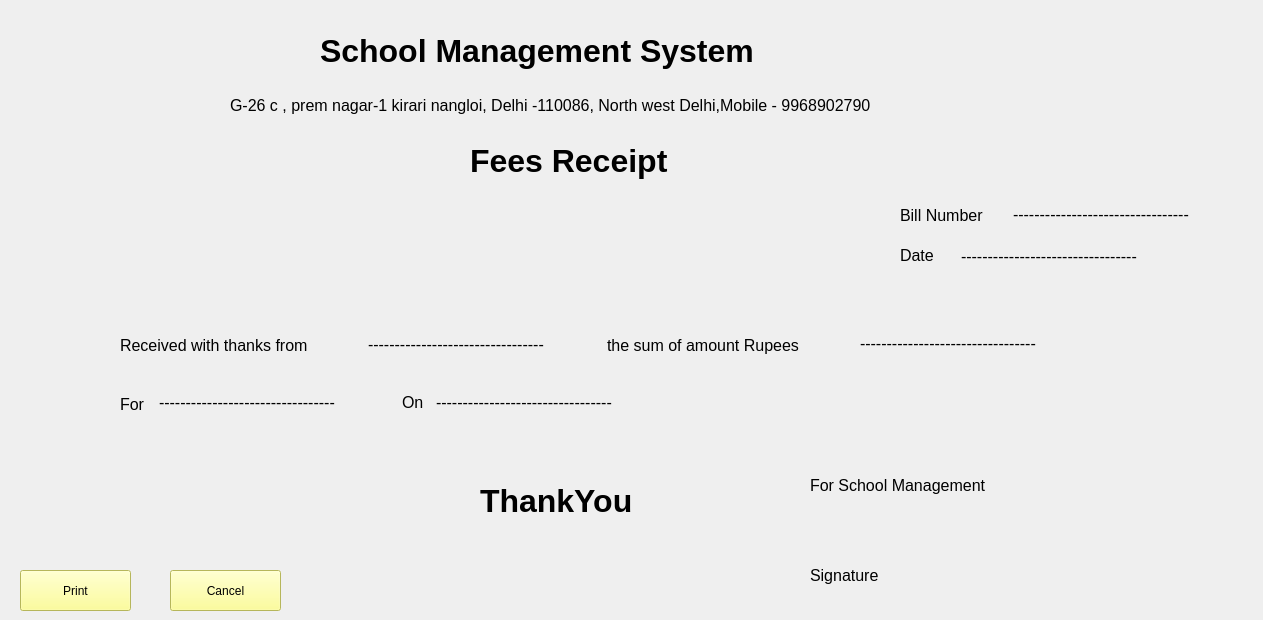
    <widget class="QWidget" name="tab_6">
     <attribute name="title">
      <string>Print Receipt</string>
     </attribute>
     <widget class="QLabel" name="label_77">
      <property name="geometry">
       <rect>
        <x>320</x>
        <y>10</y>
        <width>651</width>
        <height>81</height>
       </rect>
      </property>
      <property name="font">
       <font>
        <pointsize>24</pointsize>
        <weight>75</weight>
        <bold>true</bold>
       </font>
      </property>
      <property name="text">
       <string>School Management System</string>
      </property>
     </widget>
     <widget class="QLabel" name="label_11">
      <property name="geometry">
       <rect>
        <x>230</x>
        <y>80</y>
        <width>821</width>
        <height>51</height>
       </rect>
      </property>
      <property name="font">
       <font>
        <pointsize>12</pointsize>
       </font>
      </property>
      <property name="text">
       <string>G-26 c , prem nagar-1 kirari nangloi, Delhi -110086, North west Delhi,Mobile - 9968902790</string>
      </property>
     </widget>
     <widget class="QLabel" name="label_78">
      <property name="geometry">
       <rect>
        <x>470</x>
        <y>120</y>
        <width>281</width>
        <height>81</height>
       </rect>
      </property>
      <property name="font">
       <font>
        <pointsize>24</pointsize>
        <weight>75</weight>
        <bold>true</bold>
       </font>
      </property>
      <property name="text">
       <string>Fees Receipt</string>
      </property>
     </widget>
     <widget class="QLabel" name="label_12">
      <property name="geometry">
       <rect>
        <x>900</x>
        <y>200</y>
        <width>111</width>
        <height>31</height>
       </rect>
      </property>
      <property name="font">
       <font>
        <pointsize>12</pointsize>
       </font>
      </property>
      <property name="text">
       <string>Bill Number</string>
      </property>
     </widget>
     <widget class="QLabel" name="label_13">
      <property name="geometry">
       <rect>
        <x>900</x>
        <y>240</y>
        <width>111</width>
        <height>31</height>
       </rect>
      </property>
      <property name="font">
       <font>
        <pointsize>12</pointsize>
       </font>
      </property>
      <property name="text">
       <string>Date</string>
      </property>
     </widget>
     <widget class="QLabel" name="label_14">
      <property name="geometry">
       <rect>
        <x>120</x>
        <y>330</y>
        <width>241</width>
        <height>31</height>
       </rect>
      </property>
      <property name="font">
       <font>
        <pointsize>12</pointsize>
       </font>
      </property>
      <property name="text">
       <string>Received with thanks from</string>
      </property>
     </widget>
     <widget class="QLabel" name="l83">
      <property name="geometry">
       <rect>
        <x>368</x>
        <y>329</y>
        <width>241</width>
        <height>31</height>
       </rect>
      </property>
      <property name="font">
       <font>
        <pointsize>12</pointsize>
       </font>
      </property>
      <property name="text">
       <string>---------------------------------</string>
      </property>
     </widget>
     <widget class="QLabel" name="label_16">
      <property name="geometry">
       <rect>
        <x>607</x>
        <y>330</y>
        <width>241</width>
        <height>31</height>
       </rect>
      </property>
      <property name="font">
       <font>
        <pointsize>12</pointsize>
       </font>
      </property>
      <property name="text">
       <string>the sum of amount Rupees</string>
      </property>
     </widget>
     <widget class="QLabel" name="l84">
      <property name="geometry">
       <rect>
        <x>860</x>
        <y>328</y>
        <width>241</width>
        <height>31</height>
       </rect>
      </property>
      <property name="font">
       <font>
        <pointsize>12</pointsize>
       </font>
      </property>
      <property name="text">
       <string>---------------------------------</string>
      </property>
     </widget>
     <widget class="QLabel" name="label_18">
      <property name="geometry">
       <rect>
        <x>120</x>
        <y>389</y>
        <width>31</width>
        <height>31</height>
       </rect>
      </property>
      <property name="font">
       <font>
        <pointsize>12</pointsize>
       </font>
      </property>
      <property name="text">
       <string>For</string>
      </property>
     </widget>
     <widget class="QLabel" name="l85">
      <property name="geometry">
       <rect>
        <x>159</x>
        <y>387</y>
        <width>241</width>
        <height>31</height>
       </rect>
      </property>
      <property name="font">
       <font>
        <pointsize>12</pointsize>
       </font>
      </property>
      <property name="text">
       <string>---------------------------------</string>
      </property>
     </widget>
     <widget class="QLabel" name="label_48">
      <property name="geometry">
       <rect>
        <x>402</x>
        <y>387</y>
        <width>31</width>
        <height>31</height>
       </rect>
      </property>
      <property name="font">
       <font>
        <pointsize>12</pointsize>
       </font>
      </property>
      <property name="text">
       <string>On</string>
      </property>
     </widget>
     <widget class="QLabel" name="l86">
      <property name="geometry">
       <rect>
        <x>436</x>
        <y>387</y>
        <width>241</width>
        <height>31</height>
       </rect>
      </property>
      <property name="font">
       <font>
        <pointsize>12</pointsize>
       </font>
      </property>
      <property name="text">
       <string>---------------------------------</string>
      </property>
     </widget>
     <widget class="QLabel" name="l81">
      <property name="geometry">
       <rect>
        <x>1013</x>
        <y>199</y>
        <width>241</width>
        <height>31</height>
       </rect>
      </property>
      <property name="font">
       <font>
        <pointsize>12</pointsize>
       </font>
      </property>
      <property name="text">
       <string>---------------------------------</string>
      </property>
     </widget>
     <widget class="QLabel" name="l82">
      <property name="geometry">
       <rect>
        <x>961</x>
        <y>241</y>
        <width>241</width>
        <height>31</height>
       </rect>
      </property>
      <property name="font">
       <font>
        <pointsize>12</pointsize>
       </font>
      </property>
      <property name="text">
       <string>---------------------------------</string>
      </property>
     </widget>
     <widget class="QLabel" name="label_79">
      <property name="geometry">
       <rect>
        <x>480</x>
        <y>460</y>
        <width>211</width>
        <height>81</height>
       </rect>
      </property>
      <property name="font">
       <font>
        <pointsize>24</pointsize>
        <weight>75</weight>
        <bold>true</bold>
       </font>
      </property>
      <property name="text">
       <string>ThankYou</string>
      </property>
     </widget>
     <widget class="QLabel" name="label_52">
      <property name="geometry">
       <rect>
        <x>810</x>
        <y>470</y>
        <width>221</width>
        <height>31</height>
       </rect>
      </property>
      <property name="font">
       <font>
        <pointsize>12</pointsize>
       </font>
      </property>
      <property name="text">
       <string>For School Management</string>
      </property>
     </widget>
     <widget class="QLabel" name="label_53">
      <property name="geometry">
       <rect>
        <x>810</x>
        <y>560</y>
        <width>111</width>
        <height>31</height>
       </rect>
      </property>
      <property name="font">
       <font>
        <pointsize>12</pointsize>
       </font>
      </property>
      <property name="text">
       <string>Signature</string>
      </property>
     </widget>
     <widget class="QPushButton" name="b81">
      <property name="geometry">
       <rect>
        <x>20</x>
        <y>570</y>
        <width>111</width>
        <height>41</height>
       </rect>
      </property>
      <property name="styleSheet">
       <string notr="true">background-color: rgb(85, 170, 127);
background-color: rgb(255, 255, 127);
font: 12pt &quot;MS Shell Dlg 2&quot;;</string>
      </property>
      <property name="text">
       <string>Print</string>
      </property>
     </widget>
     <widget class="QPushButton" name="b82">
      <property name="geometry">
       <rect>
        <x>170</x>
        <y>570</y>
        <width>111</width>
        <height>41</height>
       </rect>
      </property>
      <property name="styleSheet">
       <string notr="true">background-color: rgb(85, 170, 127);
background-color: rgb(255, 255, 127);
font: 12pt &quot;MS Shell Dlg 2&quot;;</string>
      </property>
      <property name="text">
       <string>Cancel</string>
      </property>
     </widget>
    </widget>
